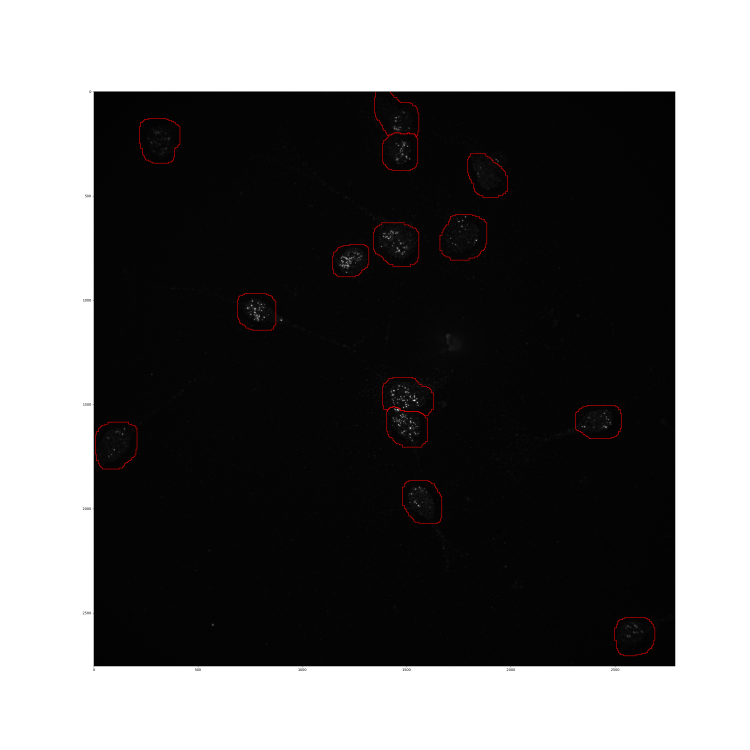
#> input picture Data_Tula/19--H1_R1_2_3_signal-col0.png, 3000 x 3000 px (shown at 1/4 size); its folder holds only this picture in this run
$ python -i FittingTools.py   (imports and definitions only)   (Python 2 division)
#> lines starting #> are read from the running program, lines starting #| are printed output that depends on the picture
#> further down, picture is the input picture: shape (3000, 3000, 3); mean B, G, R 106.3, 106.3, 106.8
#Bogdan Bintu
#Copyright Presidents and Fellows of Harvard College, 2017.

#external packages
import sys,os,glob
import numpy as np

import cPickle as pickle

import matplotlib.pyplot as plt

from scipy.ndimage.filters import maximum_filter,minimum_filter,median_filter,gaussian_filter
from scipy.spatial.distance import cdist,pdist,squareform
from scipy.optimize import leastsq

from AlignmentTools import *
import IOTools as io
### bleedthrough correction functions
# [51 lines left out: functions calc_bleed_matrix, apply_bleed, not called in this run]

from scipy.ndimage import zoom
# [38 lines left out: functions med_correct, partition_map, gaussian, not called in this run]
def sphere(center,radius,imshape=None):
    """Returns an int array (size: n x len(center)) with the xyz... coords of a sphere(elipsoid) of radius in imshape"""
    radius_=np.array(radius,dtype=int)
    if len(radius_.shape)==0:
        radius_ = np.array([radius]*len(center),dtype=int)
    xyz = np.array(np.indices(2*radius_+1),dtype=float)
    radius__=np.array(radius_,dtype=float)
    for i in range(len(xyz.shape)-1):
        radius__=np.expand_dims(radius__,axis=-1)
    xyz_keep = np.array(np.where(np.sum((xyz/radius__-1)**2,axis=0)<1))
    xyz_keep = xyz_keep-np.expand_dims(np.array(radius_,dtype=int),axis=-1)+np.expand_dims(np.array(center,dtype=int),axis=-1)
    xyz_keep = xyz_keep.T
    if imshape is not None:
        xyz_keep=xyz_keep[np.all((xyz_keep>=0)&(xyz_keep<np.expand_dims(imshape,axis=0)),axis=-1)]
    return xyz_keep

# [42 lines left out: functions grab_block_im, grab_block, not called in this run]

import matplotlib.pylab as plt
from mpl_toolkits.axes_grid1 import ImageGrid

# [100 lines left out: functions fitmultigaussian, gauss_ker, add_source, not called in this run]
def subtract_source(im,pfit):
    return add_source(im,pos=pfit[1:4],h=-pfit[0],sig=pfit[-3:])
def plus_source(im,pfit):
    return add_source(im,pos=pfit[1:4],h=pfit[0],sig=pfit[-3:])
def fitsinglegaussian_fixed_width(data,center,radius=5,n_approx=10,width_zxy=[1.,1.,1.]):
    """Returns (height, x, y,z, width_x, width_y,width_z,bk)
    for the 3D gaussian fit for <radius> around a 3Dpoint <center> in the 3Dimage <data>
    <width_zxy> are the widths of the gaussian
    """
    data_=data
    dims = np.array(data_.shape)
    if center is  not None:
        center_z,center_x,center_y = center
    else:
        xyz = np.array(map(np.ravel,np.indices(data_.shape)))
        data__=data_[xyz[0],xyz[1],xyz[2]]
        args_high = np.argsort(data__)[-n_approx:]
        center_z,center_x,center_y = np.median(xyz[:,args_high],axis=-1)

    xyz = sphere([center_z,center_x,center_y],radius,imshape=dims).T
    if len(xyz[0])>0:
        data__=data_[xyz[0],xyz[1],xyz[2]]
        sorted_data = np.sort(data__)#np.sort(np.ravel(data__))
        bk = np.median(sorted_data[:n_approx])
        height = (np.median(sorted_data[-n_approx:])-bk)

        width_z,width_x,width_y = np.array(width_zxy)
        params_ = (height,center_z,center_x,center_y,bk)

        def gaussian(height,center_z, center_x, center_y,
                     bk=0,
                     width_z=width_zxy[0],
                     width_x=width_zxy[1],
                     width_y=width_zxy[2]):
            """Returns a gaussian function with the given parameters"""
            width_x_ = np.abs(width_x)
            width_y_ = np.abs(width_y)
            width_z_ = np.abs(width_z)
            height_ = np.abs(height)
            bk_ = np.abs(bk)
            def gauss(z,x,y):
                g = bk_+height_*np.exp(
                    -(((center_z-z)/width_z_)**2+((center_x-x)/width_x_)**2+
                      ((center_y-y)/width_y_)**2)/2.)
                return g
            return gauss
        def errorfunction(p):
            f=gaussian(*p)(*xyz)
            g=data__
            #err=np.ravel(f-g-g*np.log(f/g))
            err=np.ravel(f-g)
            return err
        p, success = leastsq(errorfunction, params_)
        p=np.abs(p)
        p = np.concatenate([p,width_zxy])
        return  p,success
    else:
        return None,None
def fast_local_fit(im,centers,radius=5,width_zxy=[1,1,1],return_good=False):
    """
    Given a set of seeds <centers> in a 3d image <im> iteratively 3d gaussian fit around the seeds for <radius> and with fixed <width_zxy>
    Retruns a numpy array of size Nx(height, x, y, z, width_x, width_y,width_z,background) where N~len(centers). Bad fits are disregarded.
    """
    ps=[]
    good = []
    im_=np.array(im)
    for center in centers:
        p,success = fitsinglegaussian_fixed_width(im_,center,radius=radius,n_approx=5,width_zxy=width_zxy)
        good.append(False)
        if p is not None:
            if np.max(np.abs(p[1:4]-center))<radius:
                ps.append(p)
                good[-1]=True
    if return_good:
        return np.array(ps),np.array(good,dtype=bool)
    return np.array(ps)
# [81 lines left out: functions fit_seed_points_base, get_ims_meds, not called in this run]
from scipy.ndimage.filters import maximum_filter,minimum_filter,median_filter,gaussian_filter

def get_seed_points_base(im,gfilt_size_min=1,gfilt_size_max=3,filt_size=3,th_seed=0.,th_std=0.,max_num=None,
                         use_snr=False,hot_pix_th=0,return_h=False):
    """Get the seed points in an image.
    #1 perform a gaussian filter
    #2 find local maxima within a radius 3 above th_seed from the minimum
    #3 remove hot pixels (high multiplicity of xy positions with different z)
    """
#> called with gfilt_size_min = 1, gfilt_size_max = 3, filt_size = 3, th_seed = 0, th_std = 0, max_num = 100, use_snr = False, hot_pix_th = 0
    im_plt=np.array(im,dtype=np.float32)
    #if gfilt_size>0:
    #    im_plt = gaussian_filter(im,gfilt_size)
    max_filt = maximum_filter(im_plt,filt_size)
    min_filt = minimum_filter(im_plt,filt_size)
    g_filt = gaussian_filter(im_plt,gfilt_size_max)
    g_filt_sm = gaussian_filter(im_plt,gfilt_size_min)
    im_plt2 = (max_filt==im_plt)&(min_filt!=im_plt)
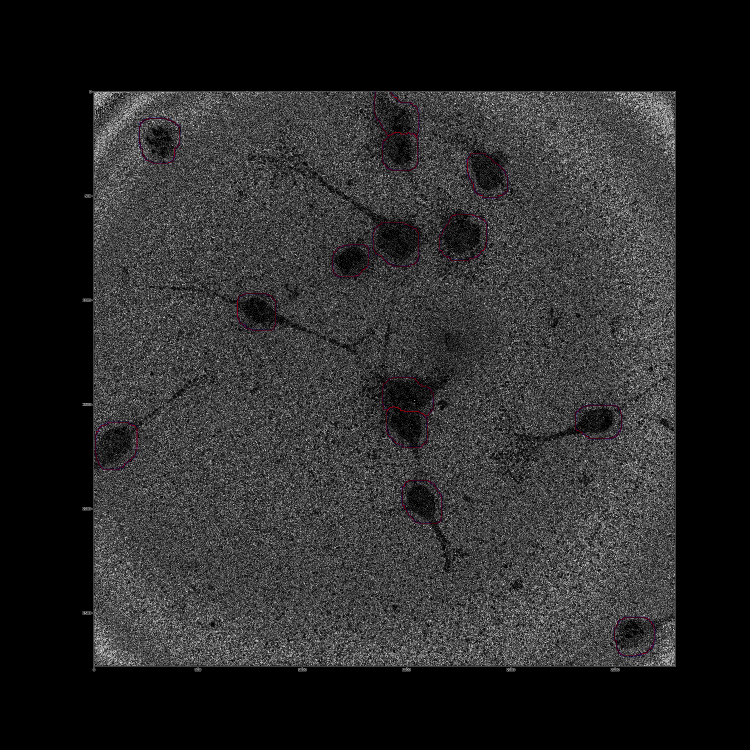
#> im_plt2: shape (3000, 3000, 3) bool (shown at 1/4 size); mean B, G, R 0.159, 0.159, 0.16
    z,x,y = np.where(im_plt2)
    h = g_filt_sm[z,x,y]-g_filt[z,x,y]
    if th_std>0:
        h_all = g_filt_sm-g_filt
        h_mn,h_std = np.mean(h_all),np.std(h_all)
        keep = (h-h_mn)>h_std*th_std
        x,y,z,h = x[keep],y[keep],z[keep],h[keep]
    snr = 1.*g_filt_sm[z,x,y]/g_filt[z,x,y]

    if use_snr:
        keep = snr>th_seed
    else:
        keep = h>th_seed
    x,y,z = x[keep],y[keep],z[keep]
    h,snr = h[keep],snr[keep]
    #get rid of hot pixels
    if hot_pix_th>0 and len(x)>0:
        xy = y*np.max(x)+x
        xy_,cts_ = np.unique(xy,return_counts=True)
        bad_xy = xy_[cts_>hot_pix_th]
        keep = np.array([xy_ not in bad_xy for xy_ in xy],dtype=bool)
        x,y,z = x[keep],y[keep],z[keep]
        snr=snr[keep]
        h = h[keep]
    centers = np.array([z,x,y])
    #sort by absolute brightness or signal to noise ratio (snr)
    if not use_snr:
        ind = np.argsort(h)[::-1]
    else:
        ind = np.argsort(snr)[::-1]
    centers = np.array([z[ind],x[ind],y[ind]])
    if return_h:
        centers = np.array([z[ind],x[ind],y[ind],h[ind]])
    if max_num is not None:
        centers = centers[:,:max_num]
    return centers
# [47 lines left out: functions update_candid_spot_old, linrescale, not called in this run]
import cv2
# [245 lines left out: functions normalzie_im, blurnorm2d, get_seed_points_base_v2, get_2brighspots_per_cell, return_candidate_centers, get_intersections and 2 more, not called in this run]
## Bead drift correction functions

def get_STD_centers(im,hseed=0.,nseed=100,plt_val=False):
    """Given an image <im> a min height <hseed> and a number of seeds <nseed> this returns  zxy positions of the  brightest ~<nseed> fits.
    This is intended for beads.
    """
    im_=np.array(im,dtype=np.float32)

    centers = get_seed_points_base(im_,gfilt_size_min=1,gfilt_size_max=3,filt_size=3,th_seed=hseed,max_num=nseed,
                         use_snr=False,hot_pix_th=0,return_h=False)
    centers = np.array(centers).T
#> centers = 100 rows, first 8: [1562, 1575, 1], [1562, 1575, 0], [1562, 1575, 2], [1610, 1669, 0], [1610, 1669, 1], [1610, 1669, 2], [1563, 1575, 2], [1563, 1575, 0]
    pfits = fast_local_fit(im,centers,radius=5,width_zxy=[1,1,1])
#> the loop in fast_local_fit, `for center in centers:` made 100 passes
#> center on passes 3 to 14: [1562, 1575, 2], [1610, 1669, 0], [1610, 1669, 1], [1610, 1669, 2], [1563, 1575, 2], [1563, 1575, 0], [1563, 1575, 1], [1562, 1576, 1], [1562, 1576, 2], [1562, 1576, 0], [1712, 1641, 2], [1712, 1641, 0]
#> (dims in fitsinglegaussian_fixed_width, center_z in fitsinglegaussian_fixed_width, center_x in fitsinglegaussian_fixed_width, center_y in fitsinglegaussian_fixed_width, bk in fitsinglegaussian_fixed_width, height in fitsinglegaussian_fixed_width, width_z in fitsinglegaussian_fixed_width) on pass 1: ([3000, 3000, 3], 1562, 1575, 1, 17, 238, 1)
    if len(pfits)==0:
        cents = np.array([[np.inf]*3])
    else:
        cents = pfits[:,1:4]
    #cents = centers.T
    if plt_val:
        plt.figure()
        plt.imshow(np.max(im,0),interpolation='nearest')
        plt.plot(cents[:,2],cents[:,1],'o')
        plt.show()
    return cents

# [9 lines left out: function simplify_txyz, not called in this run]
from scipy.spatial.distance import cdist
# [222 lines left out: functions get_ref_pts, get_cand_pts, get_STD_beaddrift_v2, get_STD_beaddrift, get_drifts_hindex, get_drift_median, not called in this run]
def get_best_drift(drifts_):
    return [get_drift_median(drifts_,i) for i in range(np.max(map(len,drifts_)))]
# [100 lines left out: functions calc_color_matrix, apply_colorcor, sparse_bead_fitting, nan_moving_average, moving_average, cum_val, not called in this run]
def flatten(l):
    return [item for sublist in l for item in sublist]
# [190 lines left out: functions correct_color, get_statistical_estimate, get_Ddists_Dhs, get_maxh_estimate, get_rough_estimate, not called in this run]

>>> import cv2
>>> picture = cv2.imread('../Data_Tula/19--H1_R1_2_3_signal-col0.png')
>>> result = get_STD_centers(picture)

$ run again, on Data_Tula/27--H1_R1_2_3_signal-col0.png
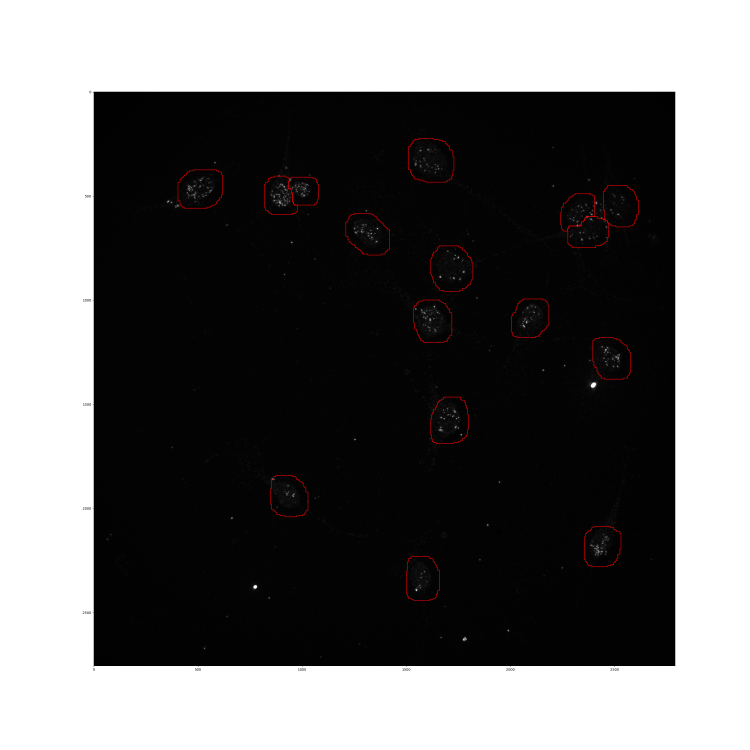
#> input picture Data_Tula/27--H1_R1_2_3_signal-col0.png, 3000 x 3000 px (shown at 1/4 size)
#> picture is the input picture: shape (3000, 3000, 3); mean B, G, R 105.5, 105.5, 106.1
#> in get_seed_points_base, `max_filt = maximum_filter(im_plt,filt_size)`:
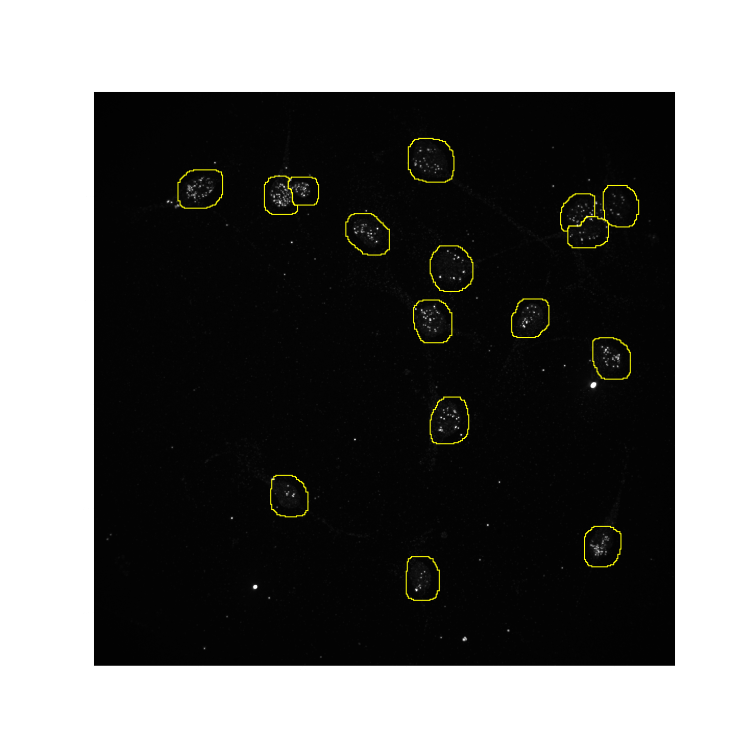
#> max_filt: shape (3000, 3000, 3) float32 (shown at 1/4 size); mean B, G, R 104.7, 105.8, 105.8
#> in get_seed_points_base, `im_plt2 = (max_filt==im_plt)&(min_filt!=im_plt)`:
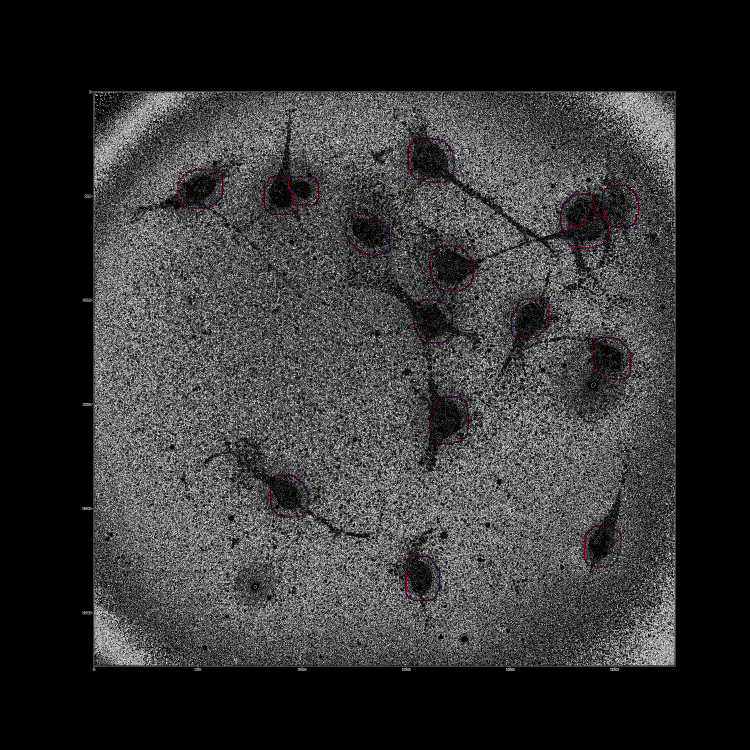
#> im_plt2: shape (3000, 3000, 3) bool (shown at 1/4 size); mean B, G, R 0.2, 0.199, 0.2
#> centers = 100 rows, first 8: [1111, 1815, 1], [1111, 1815, 2], [1111, 1815, 0], [1112, 1815, 1], [1112, 1815, 2], [1112, 1815, 0], [914, 1509, 2], [914, 1509, 0]
#> the loop in fast_local_fit, `for center in centers:` made 100 passes
#> center on passes 4 to 11: [1112, 1815, 1], [1112, 1815, 2], [1112, 1815, 0], [914, 1509, 2], [914, 1509, 0], [914, 1509, 1], [1739, 1844, 1], [1739, 1844, 2]
